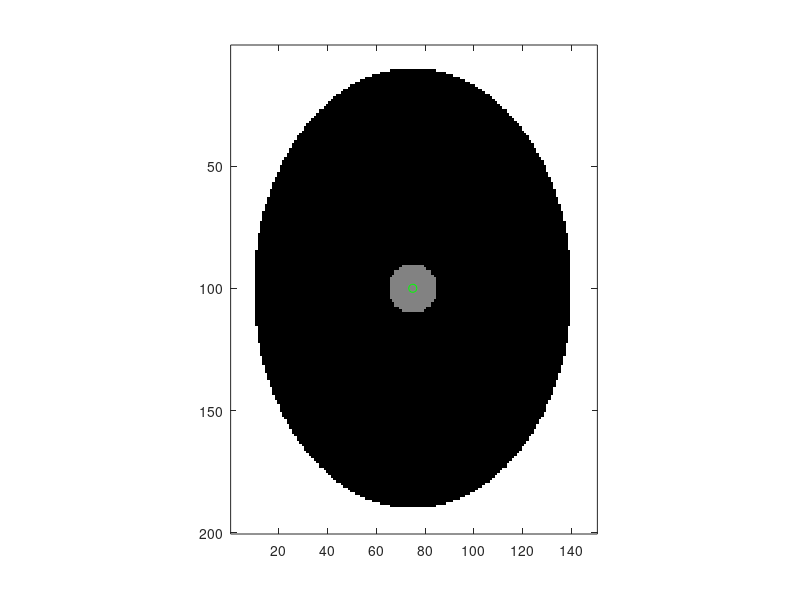

Reproduce this figure in MATLAB.
eyeFilter = ones(200,150);
for i = 1:200
    for j = 1:150
        temp = ((j-75)/65)^2 + ((i-100)/90)^2;
        if temp < 1
            eyeFilter(i,j) = -1;
        end
    end
end

for i = 1:200
    for j = 1:150
        temp = ((j-75)/10)^2 + ((i-100)/10)^2;
        if temp < 1
            eyeFilter(i,j) = 0;
        end
    end
end

figure();imagesc(eyeFilter);colormap gray;axis image;
hold on;plot(75,100,'go');